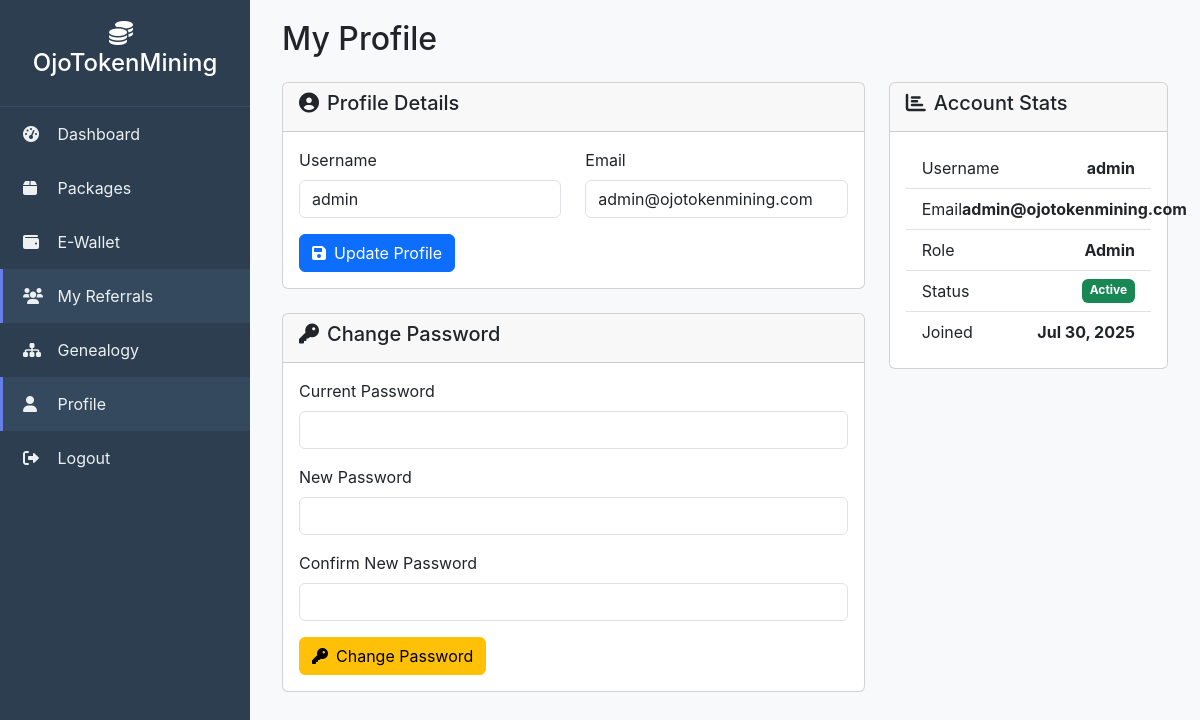
Screenshot of /user/profile.php (signed in) with the database file from the repository.
### tables this page shows
CREATE TABLE users (
    id INT AUTO_INCREMENT PRIMARY KEY,
    username VARCHAR(50) UNIQUE NOT NULL,
    email VARCHAR(100) UNIQUE NOT NULL,
    password VARCHAR(255) NOT NULL,
    sponsor_id INT NULL,
    role ENUM('user', 'admin') DEFAULT 'user',
    status ENUM(
        'active',
        'inactive',
        'suspended'
    ) DEFAULT 'active',
    created_at TIMESTAMP DEFAULT CURRENT_TIMESTAMP,
    updated_at TIMESTAMP DEFAULT CURRENT_TIMESTAMP ON UPDATE CURRENT_TIMESTAMP,
    FOREIGN KEY (sponsor_id) REFERENCES users (id) ON DELETE SET NULL
);

### includes/auth.php (called while the page is built, shortened)
<?php
function getUserById($user_id)
{
    try {
        $pdo = getConnection();
        $stmt = $pdo->prepare("SELECT * FROM users WHERE id = ?");
        $stmt->execute([$user_id]);
        return $stmt->fetch();
    } catch (Exception $e) {
        logEvent("Get user error: " . $e->getMessage(), 'error');
        return false;
    }
}
?>

### user/profile.php (the view, shortened to what this page needs)
<?php
require_once '../includes/auth.php';
$user_id = getCurrentUserId();
$user = getUserById($user_id);
$errors = [];
?>
<!DOCTYPE html>
<html lang="en">
<head>
    <link href="https://cdn.jsdelivr.net/npm/bootstrap@5.3.0/dist/css/bootstrap.min.css" rel="stylesheet">
    <link href="https://cdnjs.cloudflare.com/ajax/libs/font-awesome/6.0.0/css/all.min.css" rel="stylesheet">
    <link href="../assets/css/admin.css" rel="stylesheet">
</head>
<body>
    <nav class="sidebar">
        <div class="sidebar-header">
            <h4><i class="fas fa-coins me-2"></i><?= SITE_NAME ?></h4>
        </div>
        <ul class="sidebar-menu">
            <li><a href="dashboard.php"><i class="fas fa-tachometer-alt"></i> Dashboard</a></li>
            <li><a href="packages.php"><i class="fas fa-box"></i> Packages</a></li>
            <li><a href="ewallet.php"><i class="fas fa-wallet"></i> E-Wallet</a></li>
            <li class="active"><a href="referrals.php"><i class="fas fa-users"></i> My Referrals</a></li>
            <li><a href="genealogy.php"><i class="fas fa-sitemap"></i> Genealogy</a></li>
            <li class="active"><a href="profile.php"><i class="fas fa-user"></i> Profile</a></li>
            <li><a href="../logout.php"><i class="fas fa-sign-out-alt"></i> Logout</a></li>
        </ul>
    </nav>
    <main class="main-content">
        <div class="container-fluid">
            <h2 class="mb-4">My Profile</h2>
            <div class="row">
                <div class="col-lg-8">
                    <div class="card">
                        <div class="card-header">
                            <h5><i class="fas fa-user-circle me-2"></i>Profile Details</h5>
                        </div>
                        <div class="card-body">
                            <form method="POST" action="">
                                <div class="row mb-3">
                                    <div class="col-md-6">
                                        <label class="form-label">Username</label>
                                        <input type="text" class="form-control"
                                            value="<?= htmlspecialchars($user['username']) ?>" readonly>
                                    </div>
                                    <div class="col-md-6">
                                        <label class="form-label">Email</label>
                                        <input type="email"
                                            class="form-control <?= isset($errors['email']) ? 'is-invalid' : '' ?>"
                                            name="email" value="<?= htmlspecialchars($user['email']) ?>" required>
                                    </div>
                                </div>
                                <button type="submit" class="btn btn-primary">
                                    <i class="fas fa-save me-2"></i>Update Profile
                                </button>
                            </form>
                        </div>
                    </div>
                    <div class="card mt-4">
                        <div class="card-header">
                            <h5><i class="fas fa-key me-2"></i>Change Password</h5>
                        </div>
                        <div class="card-body">
                            <form method="POST" action="">
                                <div class="mb-3">
                                    <label class="form-label">Current Password</label>
                                    <input type="password"
                                        class="form-control <?= isset($errors['password']) ? 'is-invalid' : '' ?>"
                                        name="current_password" required>
                                </div>
                                <div class="mb-3">
                                    <label class="form-label">New Password</label>
                                    <input type="password"
                                        class="form-control <?= isset($errors['password']) ? 'is-invalid' : '' ?>"
                                        name="new_password" required>
                                </div>
                                <div class="mb-3">
                                    <label class="form-label">Confirm New Password</label>
                                    <input type="password"
                                        class="form-control <?= isset($errors['password']) ? 'is-invalid' : '' ?>"
                                        name="confirm_password" required>
                                </div>
                                <button type="submit" class="btn btn-warning">
                                    <i class="fas fa-key me-2"></i>Change Password
                                </button>
                            </form>
                        </div>
                    </div>
                </div>
                <div class="col-lg-4">
                    <div class="card">
                        <div class="card-header">
                            <h5><i class="fas fa-chart-bar me-2"></i>Account Stats</h5>
                        </div>
                        <div class="card-body">
                            <div class="list-group list-group-flush">
                                <div class="list-group-item d-flex justify-content-between">
                                    <span>Username</span>
                                    <strong><?= htmlspecialchars($user['username']) ?></strong>
                                </div>
                                <div class="list-group-item d-flex justify-content-between">
                                    <span>Email</span>
                                    <strong><?= htmlspecialchars($user['email']) ?></strong>
                                </div>
                                <div class="list-group-item d-flex justify-content-between">
                                    <span>Role</span>
                                    <strong><?= ucfirst($user['role']) ?></strong>
                                </div>
                                <div class="list-group-item d-flex justify-content-between">
                                    <span>Status</span>
                                    <span class="badge bg-<?= $user['status'] === 'active' ? 'success' : 'warning' ?>">
                                        <?= ucfirst($user['status']) ?>
                                    </span>
                                </div>
                                <div class="list-group-item d-flex justify-content-between">
                                    <span>Joined</span>
                                    <strong><?= date('M j, Y', strtotime($user['created_at'])) ?></strong>
                                </div>
                            </div>
                        </div>
                    </div>
                </div>
            </div>
        </div>
    </main>
</body>
</html>

### assets/css/admin.css (style rules this page uses)
:root { --sidebar-width: 250px; --sidebar-bg: #2c3e50; --sidebar-hover: #34495e; --primary-color: #667eea; --secondary-color: #764ba2; }
body { font-family: -apple-system, BlinkMacSystemFont, "Segoe UI", Roboto, sans-serif; background-color: #f8f9fa; }
.sidebar { position: fixed; top: 0; left: 0; height: 100vh; width: var(--sidebar-width); background: var(--sidebar-bg); padding-top: 20px; z-index: 1000; overflow-y: auto; }
.sidebar-header { color: white; text-align: center; padding: 0 20px 20px; border-bottom: 1px solid #3c4b64; }
.sidebar-menu { list-style: none; padding: 0; margin: 0; }
.sidebar-menu li { margin: 0; }
.sidebar-menu a { display: block; color: #ecf0f1; padding: 15px 20px; text-decoration: none; transition: all 0.3s; border-left: 3px solid transparent; }
.sidebar-menu a:hover, .sidebar-menu li.active a { background: var(--sidebar-hover); border-left-color: var(--primary-color); }
.sidebar-menu i { width: 20px; margin-right: 10px; }
.main-content { margin-left: var(--sidebar-width); padding: 20px; min-height: 100vh; }

### rows the page displays
users: username "admin", email "admin@ojotokenmining.com", role "Admin", status "Active", created_at "Jul 30, 2025"

### other values shown
SITE_NAME "OjoTokenMining"
